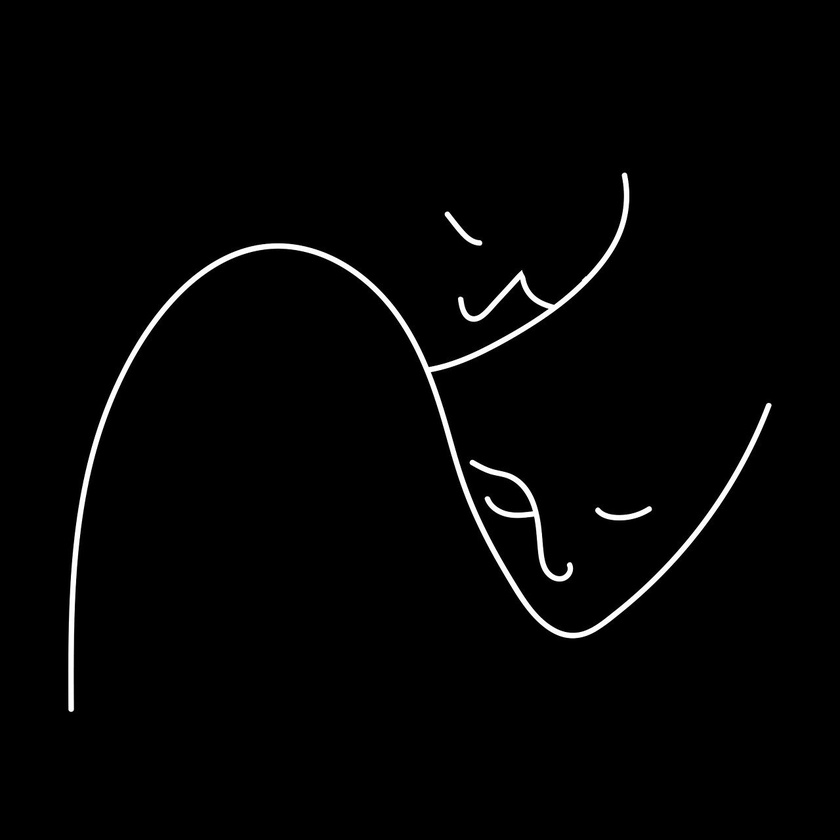
#> input picture assets/images/faces_b.jpg, 840 x 840 px, shrunk from 1280 x 1280 before the run
$ python dilation_and_erosion.py
#> lines starting #> are read from the running program, lines starting #| are printed output that depends on the picture
"""
    Dilation – Adds pixels to the boundaries of objects in an image
    Erosion – Removes pixels at the boundaries of objects in an image
    Opening - Erosion followed by dilation
    Closing - Dilation followed by erosion
"""

import cv2 as cv
import numpy as np

image = cv.imread('../../assets/images/faces_b.jpg', 0)  # read image as gray-scale
#> image is the input picture: shape (840, 840); min 0, max 255, mean 4.3
cv.imshow('Original', image)

# Let's define our kernel size
kernel = np.ones((5, 5), np.uint8)

# Now we erode
erosion = cv.erode(image, kernel, iterations=1)
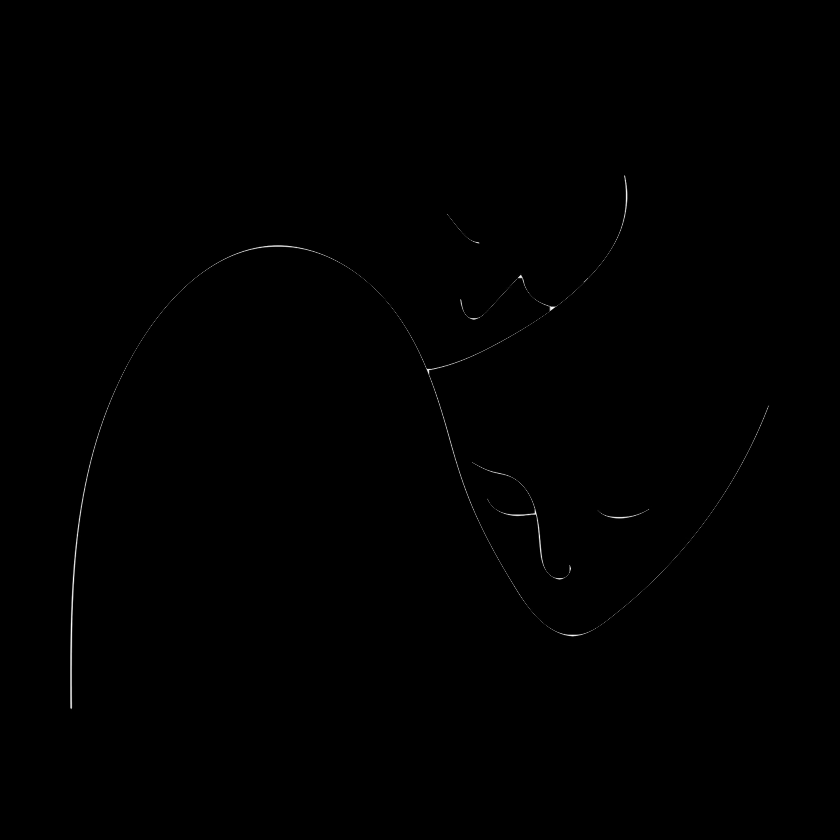
#> erosion: shape (840, 840); min 0, max 252, mean 0.4
cv.imshow('Erosion', erosion)

# Dilate here
dilation = cv.dilate(image, kernel, iterations=1)
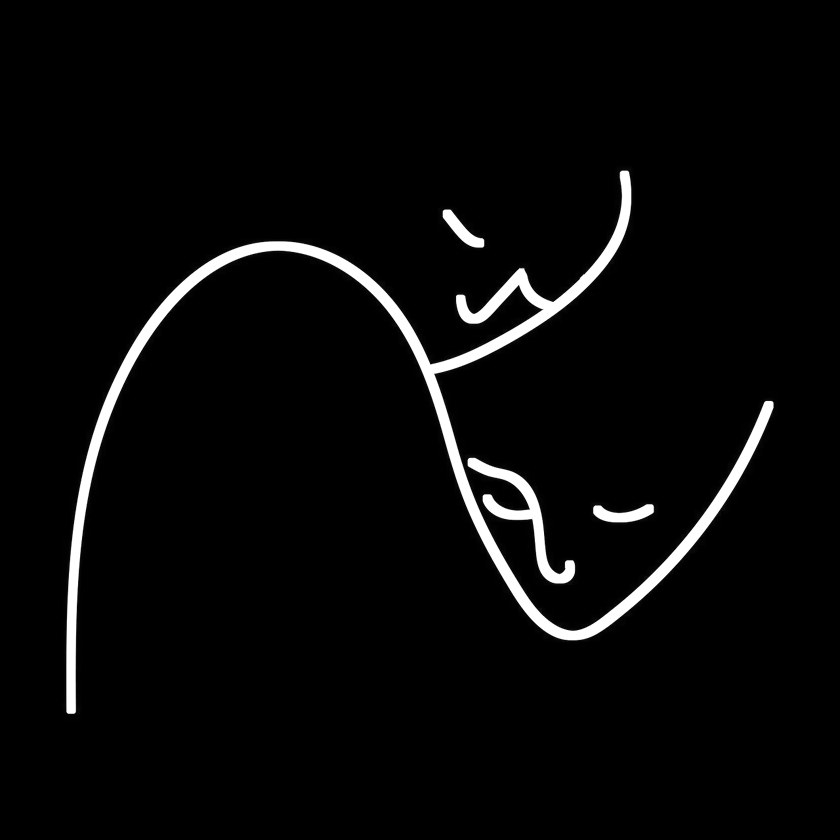
#> dilation: shape (840, 840); min 0, max 255, mean 8.5
cv.imshow('Dilation', dilation)

# Opening - Good for removing noise
opening = cv.morphologyEx(image, cv.MORPH_OPEN, kernel)
cv.imshow('Opening', opening)

# Closing - Good for removing noise
closing = cv.morphologyEx(image, cv.MORPH_CLOSE, kernel)
cv.imshow('Closing', closing)

cv.waitKey(0)
